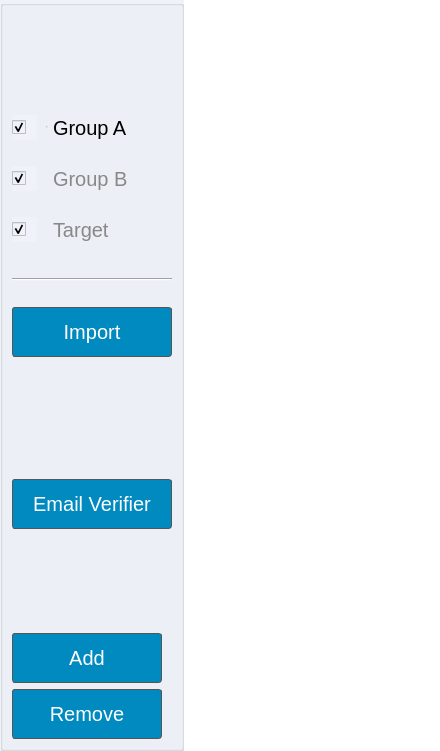
      <widget class="QWidget" name="stackedWidgetPage3">
       <layout class="QHBoxLayout" name="horizontalLayout_16">
        <property name="spacing">
         <number>0</number>
        </property>
        <property name="leftMargin">
         <number>0</number>
        </property>
        <property name="topMargin">
         <number>0</number>
        </property>
        <property name="rightMargin">
         <number>0</number>
        </property>
        <property name="bottomMargin">
         <number>0</number>
        </property>
        <item>
         <widget class="QGroupBox" name="groupBox_7">
          <property name="minimumSize">
           <size>
            <width>0</width>
            <height>0</height>
           </size>
          </property>
          <property name="styleSheet">
           <string notr="true">background-color: #eff2f8;</string>
          </property>
          <property name="title">
           <string/>
          </property>
          <layout class="QVBoxLayout" name="verticalLayout_13">
           <item>
            <spacer name="spacerItem22">
             <property name="orientation">
              <enum>Qt::Vertical</enum>
             </property>
             <property name="sizeType">
              <enum>QSizePolicy::Fixed</enum>
             </property>
             <property name="sizeHint" stdset="0">
              <size>
               <width>20</width>
               <height>90</height>
              </size>
             </property>
            </spacer>
           </item>
           <item>
            <layout class="QHBoxLayout" name="horizontalLayout_13">
             <property name="spacing">
              <number>0</number>
             </property>
             <item>
              <widget class="QCheckBox" name="checkBox_database_group_a">
               <property name="minimumSize">
                <size>
                 <width>25</width>
                 <height>25</height>
                </size>
               </property>
               <property name="maximumSize">
                <size>
                 <width>25</width>
                 <height>16777215</height>
                </size>
               </property>
               <property name="styleSheet">
                <string notr="true"/>
               </property>
               <property name="text">
                <string notr="true"/>
               </property>
               <property name="checked">
                <bool>true</bool>
               </property>
              </widget>
             </item>
             <item>
              <widget class="QRadioButton" name="radioButton_db_groupa">
               <property name="minimumSize">
                <size>
                 <width>0</width>
                 <height>25</height>
                </size>
               </property>
               <property name="font">
                <font>
                 <pointsize>-1</pointsize>
                </font>
               </property>
               <property name="styleSheet">
                <string notr="true">QRadioButton::indicator {
                width: 0px; /* Hide the circle indicator */
                height: 0px;
            }
QRadioButton {
                font-size: 20px;
                color: #888;
                background-color: transparent;
                border: none;
                padding: 10px;
            }
            QRadioButton:checked {
                font-weight: bold;
                color: #000;
            }</string>
               </property>
               <property name="text">
                <string>Group A</string>
               </property>
               <property name="checked">
                <bool>true</bool>
               </property>
              </widget>
             </item>
            </layout>
           </item>
           <item>
            <layout class="QHBoxLayout" name="horizontalLayout_14">
             <property name="spacing">
              <number>0</number>
             </property>
             <item>
              <widget class="QCheckBox" name="checkBox_database_group_b">
               <property name="minimumSize">
                <size>
                 <width>0</width>
                 <height>25</height>
                </size>
               </property>
               <property name="maximumSize">
                <size>
                 <width>25</width>
                 <height>16777215</height>
                </size>
               </property>
               <property name="styleSheet">
                <string notr="true"/>
               </property>
               <property name="text">
                <string notr="true"/>
               </property>
               <property name="checked">
                <bool>true</bool>
               </property>
              </widget>
             </item>
             <item>
              <widget class="QRadioButton" name="radioButton_db_groupb">
               <property name="minimumSize">
                <size>
                 <width>0</width>
                 <height>25</height>
                </size>
               </property>
               <property name="font">
                <font>
                 <pointsize>-1</pointsize>
                </font>
               </property>
               <property name="styleSheet">
                <string notr="true">QRadioButton::indicator {
                width: 0px; /* Hide the circle indicator */
                height: 0px;
            }
QRadioButton {
                font-size: 20px;
                color: #888;
                background-color: transparent;
                border: none;
                padding: 10px;
            }
            QRadioButton:checked {
                font-weight: bold;
                color: #000;
            }</string>
               </property>
               <property name="text">
                <string>Group B</string>
               </property>
              </widget>
             </item>
            </layout>
           </item>
           <item>
            <layout class="QHBoxLayout" name="horizontalLayout_15">
             <property name="spacing">
              <number>0</number>
             </property>
             <item>
              <widget class="QCheckBox" name="checkBox_database_target">
               <property name="minimumSize">
                <size>
                 <width>0</width>
                 <height>25</height>
                </size>
               </property>
               <property name="maximumSize">
                <size>
                 <width>25</width>
                 <height>16777215</height>
                </size>
               </property>
               <property name="styleSheet">
                <string notr="true"/>
               </property>
               <property name="text">
                <string notr="true"/>
               </property>
               <property name="checked">
                <bool>true</bool>
               </property>
              </widget>
             </item>
             <item>
              <widget class="QRadioButton" name="radioButton_db_target">
               <property name="minimumSize">
                <size>
                 <width>0</width>
                 <height>25</height>
                </size>
               </property>
               <property name="font">
                <font>
                 <pointsize>-1</pointsize>
                </font>
               </property>
               <property name="styleSheet">
                <string notr="true">QRadioButton::indicator {
                width: 0px; /* Hide the circle indicator */
                height: 0px;
            }
QRadioButton {
                font-size: 20px;
                color: #888;
                background-color: transparent;
                border: none;
                padding: 10px;
            }
            QRadioButton:checked {
                font-weight: bold;
                color: #000;
            }</string>
               </property>
               <property name="text">
                <string>Target</string>
               </property>
              </widget>
             </item>
            </layout>
           </item>
           <item>
            <spacer name="spacerItem23">
             <property name="orientation">
              <enum>Qt::Vertical</enum>
             </property>
             <property name="sizeType">
              <enum>QSizePolicy::Fixed</enum>
             </property>
             <property name="sizeHint" stdset="0">
              <size>
               <width>20</width>
               <height>20</height>
              </size>
             </property>
            </spacer>
           </item>
           <item>
            <widget class="Line" name="line_4">
             <property name="orientation">
              <enum>Qt::Horizontal</enum>
             </property>
            </widget>
           </item>
           <item>
            <spacer name="spacerItem24">
             <property name="orientation">
              <enum>Qt::Vertical</enum>
             </property>
             <property name="sizeType">
              <enum>QSizePolicy::Fixed</enum>
             </property>
             <property name="sizeHint" stdset="0">
              <size>
               <width>20</width>
               <height>20</height>
              </size>
             </property>
            </spacer>
           </item>
           <item>
            <widget class="QPushButton" name="pushButton_load_db">
             <property name="minimumSize">
              <size>
               <width>0</width>
               <height>50</height>
              </size>
             </property>
             <property name="font">
              <font>
               <family>Arial</family>
               <pointsize>15</pointsize>
               <weight>50</weight>
               <bold>false</bold>
              </font>
             </property>
             <property name="styleSheet">
              <string notr="true">QPushButton {
    border: 1px solid #555;
    border-radius: 3px;
    border-style: Solid;
    background: rgba(0, 138, 191);
    padding: 5px 28px;
    color: rgb(255, 255, 255);
    }
QPushButton:hover {
    background: rgba(0, 138, 191, 0.6);
    opacity: 0.2
    }
QPushButton:pressed {
    border-style: inset;
    background: rgb(0, 138, 191);
    }</string>
             </property>
             <property name="text">
              <string>Import</string>
             </property>
            </widget>
           </item>
           <item>
            <spacer name="spacerItem25">
             <property name="orientation">
              <enum>Qt::Vertical</enum>
             </property>
             <property name="sizeHint" stdset="0">
              <size>
               <width>20</width>
               <height>116</height>
              </size>
             </property>
            </spacer>
           </item>
           <item>
            <widget class="QPushButton" name="pushButton_email_verify">
             <property name="minimumSize">
              <size>
               <width>0</width>
               <height>50</height>
              </size>
             </property>
             <property name="font">
              <font>
               <family>Arial</family>
               <pointsize>15</pointsize>
               <weight>50</weight>
               <bold>false</bold>
              </font>
             </property>
             <property name="styleSheet">
              <string notr="true">QPushButton {
    border: 1px solid #555;
    border-radius: 3px;
    border-style: Solid;
    background: rgba(0, 138, 191);
    padding: 5px 20px;
    color: rgb(255, 255, 255);
    }
QPushButton:hover {
    background: rgba(0, 138, 191, 0.6);
    opacity: 0.2
    }
QPushButton:pressed {
    border-style: inset;
    background: rgb(0, 138, 191);
    }</string>
             </property>
             <property name="text">
              <string>Email Verifier</string>
             </property>
            </widget>
           </item>
           <item>
            <spacer name="spacerItem26">
             <property name="orientation">
              <enum>Qt::Vertical</enum>
             </property>
             <property name="sizeHint" stdset="0">
              <size>
               <width>20</width>
               <height>98</height>
              </size>
             </property>
            </spacer>
           </item>
           <item>
            <widget class="QPushButton" name="pushButton_add_row">
             <property name="minimumSize">
              <size>
               <width>150</width>
               <height>50</height>
              </size>
             </property>
             <property name="maximumSize">
              <size>
               <width>150</width>
               <height>16777215</height>
              </size>
             </property>
             <property name="font">
              <font>
               <family>Arial</family>
               <pointsize>15</pointsize>
               <weight>50</weight>
               <bold>false</bold>
              </font>
             </property>
             <property name="styleSheet">
              <string notr="true">QPushButton {
    border: 1px solid #555;
    border-radius: 3px;
    border-style: Solid;
    background: rgba(0, 138, 191);
    padding: 5px 28px;
    color: rgb(255, 255, 255);
    }
QPushButton:hover {
    background: rgba(0, 138, 191, 0.6);
    opacity: 0.2
    }
QPushButton:pressed {
    border-style: inset;
    background: rgb(0, 138, 191);
    }</string>
             </property>
             <property name="text">
              <string>Add</string>
             </property>
            </widget>
           </item>
           <item>
            <widget class="QPushButton" name="pushButton_remove_row">
             <property name="minimumSize">
              <size>
               <width>150</width>
               <height>50</height>
              </size>
             </property>
             <property name="maximumSize">
              <size>
               <width>150</width>
               <height>16777215</height>
              </size>
             </property>
             <property name="font">
              <font>
               <family>Arial</family>
               <pointsize>15</pointsize>
               <weight>50</weight>
               <bold>false</bold>
              </font>
             </property>
             <property name="styleSheet">
              <string notr="true">QPushButton {
    border: 1px solid #555;
    border-radius: 3px;
    border-style: Solid;
    background: rgba(0, 138, 191);
    padding: 5px 28px;
    color: rgb(255, 255, 255);
    }
QPushButton:hover {
    background: rgba(0, 138, 191, 0.6);
    opacity: 0.2
    }
QPushButton:pressed {
    border-style: inset;
    background: rgb(0, 138, 191);
    }</string>
             </property>
             <property name="text">
              <string>Remove</string>
             </property>
            </widget>
           </item>
          </layout>
         </widget>
        </item>
        <item>
         <widget class="QTableView" name="tableView_database">
          <property name="font">
           <font>
            <family>Arial</family>
            <pointsize>13</pointsize>
           </font>
          </property>
          <property name="styleSheet">
           <string notr="true">QTableView{
    background-color: rgb(255, 255, 255);
}
QScrollBar:vertical {
                border: none;
                background: #f5f5f5;
                width: 10px;
                margin: 0px 0px 0px 0px;
            }
            QScrollBar::handle:vertical {
                background: #888;
                min-height: 20px;
                border-radius: 5px;
            }
            QScrollBar::handle:vertical:hover {
                background: #666;
            }
            QScrollBar::sub-line:vertical, QScrollBar::add-line:vertical {
                background: none;
                height: 0px;
            }
            QScrollBar::add-page:vertical, QScrollBar::sub-page:vertical {
                background: #f5f5f5;
            }
            QScrollBar:horizontal {
                border: none;
                background: #f5f5f5;
                height: 12px;
                margin: 0px 12px 0px 12px;  /* Adjust margins for corners */
            }
            QScrollBar::handle:horizontal {
                background: #888;
                min-width: 20px;
                border-radius: 6px;
            }
            QScrollBar::handle:horizontal:hover {
                background: #666;
            }
            QScrollBar::add-line:horizontal, QScrollBar::sub-line:horizontal {
                background: none;
                width: 0px;
            }
            QScrollBar::add-page:horizontal, QScrollBar::sub-page:horizontal {
                background: #f5f5f5;
            }</string>
          </property>
          <property name="frameShape">
           <enum>QFrame::NoFrame</enum>
          </property>
          <property name="alternatingRowColors">
           <bool>true</bool>
          </property>
          <property name="selectionBehavior">
           <enum>QAbstractItemView::SelectRows</enum>
          </property>
          <property name="showGrid">
           <bool>true</bool>
          </property>
          <attribute name="horizontalHeaderCascadingSectionResizes">
           <bool>true</bool>
          </attribute>
          <attribute name="horizontalHeaderDefaultSectionSize">
           <number>150</number>
          </attribute>
          <attribute name="horizontalHeaderStretchLastSection">
           <bool>false</bool>
          </attribute>
          <attribute name="verticalHeaderVisible">
           <bool>false</bool>
          </attribute>
         </widget>
        </item>
       </layout>
      </widget>
